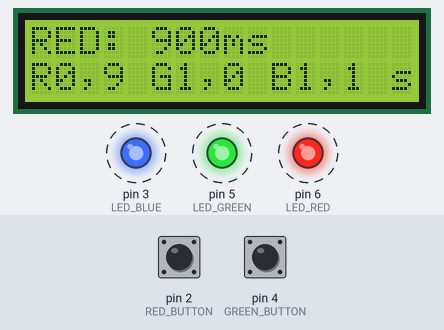
A sketch run on a simulated Arduino Uno, built with avr-gcc and run on an emulated ATmega328P. On the bench: 16×2 character LCD, output pins drawn as LEDs (lit = HIGH). Dashed ring = blinking. Inputs (shaded band) come from the test bench; at power-on: pin 2 (RED_BUTTON) HIGH, pin 4 (GREEN_BUTTON) HIGH.

Above: at 1.2 s.
1.3 s: pin 2 (RED_BUTTON) pulled LOW for 0.15 s
At 1.57 s:
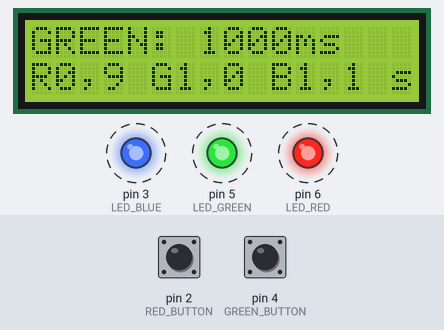
2.0 s: pin 2 (RED_BUTTON) pulled LOW for 1 s
At 3.45 s:
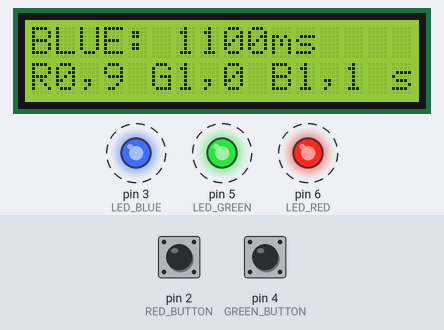
3.6 s: pin 4 (GREEN_BUTTON) pulled LOW for 0.15 s
At 6.52 s:
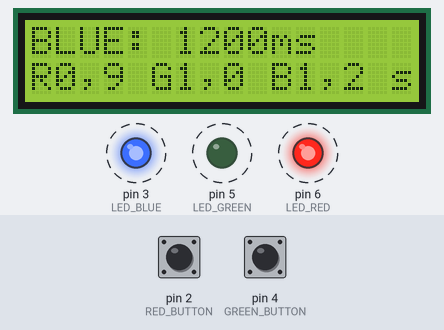
6.7 s: pin 2 (RED_BUTTON) pulled LOW for 0.15 s
At 7.1 s:
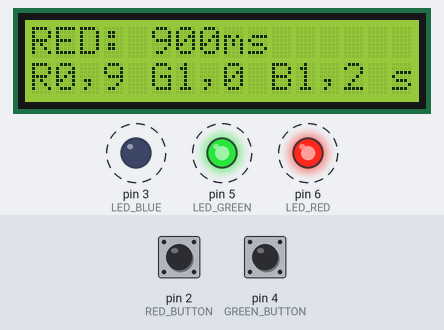
7.4 s: pin 2 (RED_BUTTON) pulled LOW for 3.2 s
At 8.6 s:
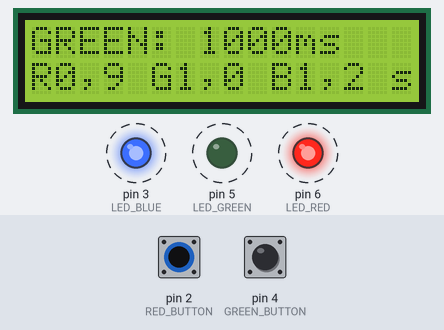
11.2 s: pin 4 (GREEN_BUTTON) pulled LOW for 1 s
At 11.47 s:
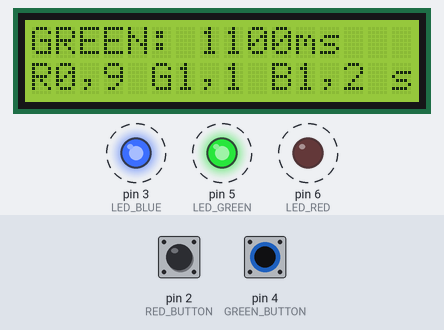
Timing chart, 0 to 13.8 s (numbered marks = the images above; inputs shaded):
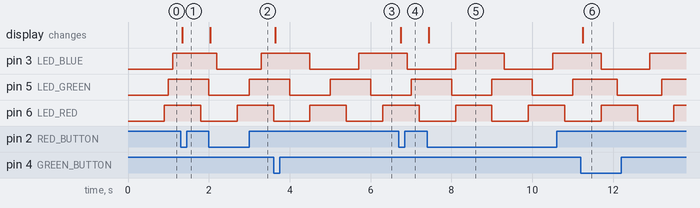

The sketch:

l03_z02.ino
```cpp
#include <LiquidCrystal_I2C.h>

#define LED_RED 6
#define LED_GREEN 5
#define LED_BLUE 3
#define RED_BUTTON 2
#define GREEN_BUTTON 4

LiquidCrystal_I2C lcd(0x27, 16, 2);

unsigned long redInterval = 900;
unsigned long greenInterval = 1000;
unsigned long blueInterval = 1100;

int redState = LOW;
int greenState = LOW;
int blueState = LOW;

unsigned long previousRedTime = 0;
unsigned long previousGreenTime = 0;
unsigned long previousBlueTime = 0;

#define DEBOUNCE_PERIOD 10UL

// aktualnie wybrana dioda (0-Red, 1-Green, 2-Blue)
int selectedLED = 0;

// dostępne czasy migania (od 500ms do 2000ms z krokiem 100ms)
const int availableTimes[] = {500, 600, 700, 800, 900, 1000, 1100, 1200, 1300, 1400, 1500, 1600, 1700, 1800, 1900, 2000};
const int numTimes = 16;

bool isGreenButtonPressed() {
  static int debounced_button_state = HIGH;
  static int previous_reading = HIGH;
  static unsigned long last_change_time = 0UL;
  bool isPressed = false;

  int current_reading = digitalRead(GREEN_BUTTON);

  if (previous_reading != current_reading) {
    last_change_time = millis();
  }

  if (millis() - last_change_time > DEBOUNCE_PERIOD) {
    if (current_reading != debounced_button_state) {
      if (debounced_button_state == HIGH && current_reading == LOW) {
        isPressed = true;
      }
      debounced_button_state = current_reading;
    }
  }

  previous_reading = current_reading;
  return isPressed;
}

bool isRedButtonPressed() {
  static int debounced_button_state = HIGH;
  static int previous_reading = HIGH;
  static unsigned long last_change_time = 0UL;
  bool isPressed = false;

  int current_reading = digitalRead(RED_BUTTON);

  if (previous_reading != current_reading) {
    last_change_time = millis();
  }

  if (millis() - last_change_time > DEBOUNCE_PERIOD) {
    if (current_reading != debounced_button_state) {
      if (debounced_button_state == HIGH && current_reading == LOW) {
        isPressed = true;
      }
      debounced_button_state = current_reading;
    }
  }

  previous_reading = current_reading;
  return isPressed;
}

int findTimeIndex(unsigned long timeValue) {
  for (int i = 0; i < numTimes; i++) {
    if (availableTimes[i] == timeValue) {
      return i;
    }
  }
}

void changeSelectedLED() {
  selectedLED = ++selectedLED % 3;
  updateDisplay();
}

void changeLEDInterval() {
  unsigned long* currentInterval;

  switch (selectedLED) {
    case 0: currentInterval = &redInterval; break;
    case 1: currentInterval = &greenInterval; break;
    case 2: currentInterval = &blueInterval; break;
  }

  int currentIndex = findTimeIndex(*currentInterval);
  int newIndex = (currentIndex + 1) % numTimes;
  *currentInterval = availableTimes[newIndex];

  updateDisplay();
}

void updateDisplay() {
  lcd.clear();
  lcd.setCursor(0, 0);

  switch (selectedLED) {
    case 0:
      lcd.print("RED: ");
      lcd.print(redInterval);
      lcd.print("ms");
      break;
    case 1:
      lcd.print("GREEN: ");
      lcd.print(greenInterval);
      lcd.print("ms");
      break;
    case 2:
      lcd.print("BLUE: ");
      lcd.print(blueInterval);
      lcd.print("ms");
      break;
  }

  lcd.setCursor(0, 1);
  lcd.print("R");
  lcd.print(redInterval/1000);
  lcd.print(",");
  lcd.print((redInterval-redInterval/1000*1000)/100);
  lcd.print(" G");
  lcd.print(greenInterval/1000);
  lcd.print(",");
  lcd.print((greenInterval-greenInterval/1000*1000)/100);
  lcd.print(" B");
  lcd.print(blueInterval/1000);
  lcd.print(",");
  lcd.print((blueInterval-blueInterval/1000*1000)/100);
  lcd.print(" s");
}

void blinkRedLED() {
  unsigned long currentTime = millis();

  if (currentTime - previousRedTime >= redInterval) {
    previousRedTime = currentTime;

    if (redState == LOW) {
      redState = HIGH;
    } else {
      redState = LOW;
    }

    digitalWrite(LED_RED, redState);
  }
}

void blinkGreenLED() {
  unsigned long currentTime = millis();

  if (currentTime - previousGreenTime >= greenInterval) {
    previousGreenTime = currentTime;

    if (greenState == LOW) {
      greenState = HIGH;
    } else {
      greenState = LOW;
    }

    digitalWrite(LED_GREEN, greenState);
  }
}

void blinkBlueLED() {
  unsigned long currentTime = millis();

  if (currentTime - previousBlueTime >= blueInterval) {
    previousBlueTime = currentTime;

    if (blueState == LOW) {
      blueState = HIGH;
    } else {
      blueState = LOW;
    }

    digitalWrite(LED_BLUE, blueState);
  }
}

void initLCD() {
  lcd.init();
  lcd.clear();
  lcd.backlight();
}

void setup() {
  pinMode(LED_RED, OUTPUT);
  pinMode(LED_GREEN, OUTPUT);
  pinMode(LED_BLUE, OUTPUT);
  pinMode(RED_BUTTON, INPUT_PULLUP);
  pinMode(GREEN_BUTTON, INPUT_PULLUP);

  digitalWrite(LED_RED, LOW);
  digitalWrite(LED_GREEN, LOW);
  digitalWrite(LED_BLUE, LOW);

  initLCD();
  updateDisplay();
}

void loop() {
  blinkRedLED();
  blinkGreenLED();
  blinkBlueLED();

  if (isRedButtonPressed()) {
    changeSelectedLED();
  }

  if (isGreenButtonPressed()) {
    changeLEDInterval();
  }
}
```

Measured:
- after the input at 1.3 s, the display: changes at once (image 1)
- after the input at 2.0 s, the display: changes at once (image 2)
- after the input at 3.6 s, the display: changes at once (image 3)
- after the input at 6.7 s, the display: changes at once (image 4)
- after the input at 7.4 s, the display: changes at once (image 5)
- after the input at 11.2 s, the display: changes at once (image 6)
- by itself, pin 5 (LED_GREEN): alternates HIGH for 1.0 s and LOW for 1.0 s
- by itself, pin 6 (LED_RED): alternates HIGH for 0.90 s and LOW for 0.90 s
